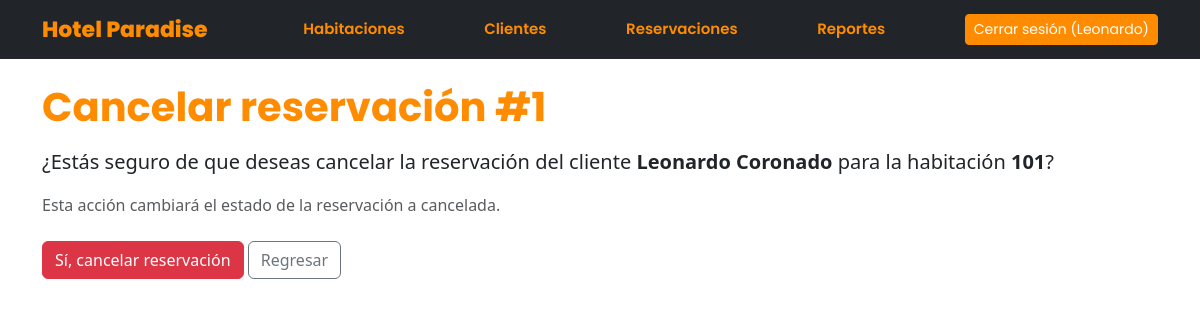
Screenshot of /reservaciones/1/cancelar/ (signed in) with the database file from the repository.
### reservaciones/models.py (models this page shows, shortened)
class Reservacion(models.Model):
    ACTIVA = 'activa'
    CANCELADA = 'cancelada'
    FINALIZADA = 'finalizada'
    ESTADOS = [
        (ACTIVA, 'Activa'),
        (CANCELADA, 'Cancelada'),
        (FINALIZADA, 'Finalizada'),
    ]
    cliente = models.ForeignKey(Cliente, on_delete=models.PROTECT,
                                related_name='reservaciones')
    habitacion = models.ForeignKey(Habitacion, on_delete=models.PROTECT,
                                   related_name='reservaciones')
    fecha_entrada = models.DateField()
    fecha_salida = models.DateField()
    total = models.DecimalField(max_digits=10, decimal_places=2,
                                default=0, editable=False)
    estado = models.CharField(max_length=20, choices=ESTADOS, default=ACTIVA)
    class Meta:
        ordering = ['-fecha_entrada']
        verbose_name = 'Reservación'
        verbose_name_plural = 'Reservaciones'

### clientes/models.py (models this page shows, shortened)
class Cliente(models.Model):
    nombre = models.CharField(max_length=100)
    apellidos = models.CharField(max_length=150)
    correo = models.EmailField(unique=True)
    telefono = models.CharField(max_length=20)
    fecha_registro = models.DateTimeField(auto_now_add=True)
    def __str__(self):
        return f"{self.nombre} {self.apellidos}"
    class Meta:
        ordering = ['apellidos', 'nombre']
        verbose_name = 'Cliente'
        verbose_name_plural = 'Clientes'

### habitaciones/models.py (models this page shows, shortened)
class Habitacion(models.Model):
    TIPOS = [
        ('individual', 'Individual'),
        ('doble', 'Doble'),
        ('suite', 'Suite'),
        ('presidencial', 'Presidencial'),
    ]
    numero = models.IntegerField(unique=True)
    tipo =  models.CharField((""), max_length=20, choices=TIPOS)
    precioxnoche = models.DecimalField(max_digits=  15, decimal_places=2)
    capacidad = models.IntegerField()
    disponible = models.BooleanField(default= True)
    imagen = models.ImageField(upload_to='habitaciones/', blank=True, null=True)

### reservaciones/views.py (the view, shortened to what this page needs)
# urls.py: path('<int:pk>/cancelar/', views.cancelar_reservacion, name='cancelar'),
@login_required
def cancelar_reservacion(request, pk):
    reservacion = get_object_or_404(Reservacion, pk=pk)
    return render(request, 'reservaciones/confirmar_cancelar.html', {
        'reservacion': reservacion,
    })

### reservaciones/templates/reservaciones/confirmar_cancelar.html (shortened to what this page needs)
{% extends 'base.html' %}
{% block content %}
<h1 class="titulo-formulario">Cancelar reservación #{{ reservacion.pk }}</h1>
<p class="fs-5 mt-3">
    ¿Estás seguro de que deseas cancelar la reservación del cliente
    <strong>{{ reservacion.cliente }}</strong> para la habitación
    <strong>{{ reservacion.habitacion.numero }}</strong>?
</p>
<p class="text-muted">Esta acción cambiará el estado de la reservación a cancelada.</p>
<form method="post" class="mt-4">
    <button type="submit" class="btn btn-danger">Sí, cancelar reservación</button>
    <a href="{% url 'reservaciones:lista' %}" class="btn btn-outline-secondary">Regresar</a>
</form>
{% endblock %}

### templates/base.html (shortened to what this page needs)
<!DOCTYPE html>
<html lang="es">
<head>
    <link href="https://cdn.jsdelivr.net/npm/bootstrap@5.3.3/dist/css/bootstrap.min.css" rel="stylesheet">
</head>
<body>
    <nav class="navbar navbar-dark bg-dark mb-4">
        <div class="container">
            <a class="navbar-brand" href="{% url 'dashboard' %}">Hotel Paradise</a>
            {% if user.is_authenticated %}
                <a class="nav-link text-white" href="{% url 'habitaciones:lista' %}">
                    Habitaciones
                </a>
                <a class="nav-link text-white" href="{% url 'clientes:lista' %}">
                    Clientes
                </a>
                <a class="nav-link text-white" href="{% url 'reservaciones:lista' %}">
                    Reservaciones
                </a>
                <a class="nav-link text-white" href="{% url 'reportes' %}">
                    Reportes
                </a>
                <form method="post" action="{% url 'logout' %}" class="m-0">
                    <button type="submit" class="btn btn-sm btn-primary">
                        Cerrar sesión ({{ user.username }})
                    </button>
                </form>
            {% endif %}
        </div>
    </nav>
    <div class="container">
        {% block content %}{% endblock %}
    </div>
</body>
</html>

### templates/base.html (style rules this page uses)
:root { --naranja: #FF8C00; --naranja-hover: #E67E00; --crema: #FFF4E6; --oscuro: #212529; }
body { background-color: #FFFFFF; }
.navbar { background-color: var(--oscuro) !important; }
.navbar-brand, .navbar .nav-link { color: var(--naranja) !important; font-weight: 600; }
h1, h2, h3, h4 { color: var(--naranja); }
.titulo-formulario { font-family: 'Poppins', sans-serif !important; font-weight: 700; }
a { color: var(--naranja); }
.btn-primary { background-color: var(--naranja); border-color: var(--naranja); }
.btn-primary { background-color: #FF8C00; border-color: #FF8C00; color: white; }
.btn-danger { background-color: #DC3545; border-color: #DC3545; color: white; }
.navbar .nav-link { transition: color 0.2s ease; }
.navbar, .navbar-brand, .navbar .nav-link { font-family: 'Poppins', sans-serif !important; }
.navbar-brand { font-size: 22px; font-weight: 800 !important; }
.navbar .nav-link { font-size: 15px; font-weight: 600 !important; }

### rows the page displays
Reservacion: pk "1", cliente "Leonardo Coronado", habitacion.numero "101"

### other values shown
{{ user.username }} "Leonardo"
